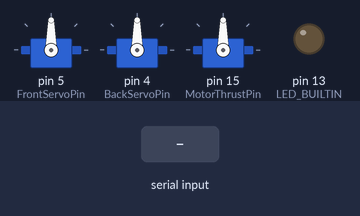
A sketch run on a simulated Arduino Uno, built with avr-gcc and run on an emulated ATmega328P. Shown: 3 × servo, output pins drawn as LEDs (lit = HIGH). The inputs (shaded band) are chosen by the test bench.

Above: at 1.2 s.
1.3 s: "1\n" received over Serial
At 2.5 s:
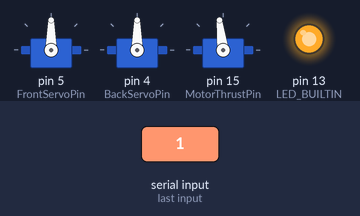
2.8 s: "3\n" received over Serial
At 4.4 s:
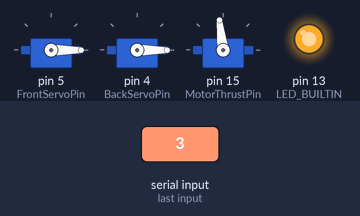
5.2 s: "2\n" received over Serial
At 5.5 s:
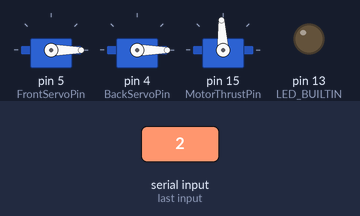
6.7 s: "1,90\n" received over Serial
At 7.9 s:
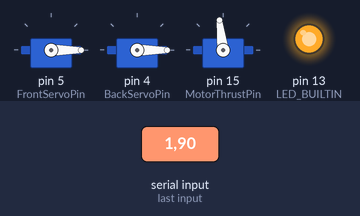
Timing chart, 0 to 9.2 s (numbered marks = the images above; inputs shaded):
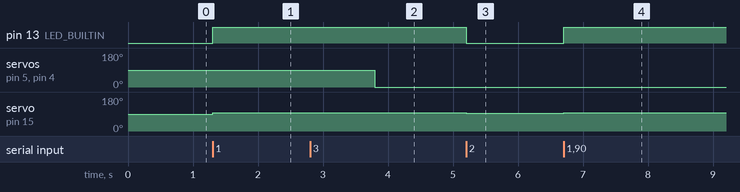

The sketch:

13024_RoboBoat_Autonomous_Pico_Servo_Angle.ino
```cpp
#include <Arduino.h>
#include <Servo.h>

int receivedCommand = -1; // Variable to store received command
int receivedAngle = 0;    // Variable to store received angle for the servo motor

//----------------Boat Setup START------------------------------
//Motor and Servo Pins
#define FrontServoPin 5 //Connected to GP5
#define BackServoPin 4 //Connected to GP4
#define MotorThrustPin 15 //Connected to GP15

//Set up servo objects
Servo frontServo;
Servo backServo;
Servo frontMotorESC;
Servo backMotorESC;

//1100 us is Full Throttle Reverse
//1500 us is Stopped
//1900 us is Full Throttle Forward

//Motor thrust idle value (May need fine tuning)
int idleThrust = 1540;
int noThrust = 1500;

void setup() {
  Serial.begin(115200);

  // Set the minimum and maximum pulse width for servos
  frontServo.attach(FrontServoPin, 500, 2500);
  backServo.attach(BackServoPin, 500, 2500);

  // Attach the motor ESCs
  frontMotorESC.attach(MotorThrustPin); //Both motors are connected to this one pin for now.
  //backMotorESC.attach(MotorThrustPin);

  pinMode(LED_BUILTIN, OUTPUT);
}

void loop() {
  // Process each available command in the buffer
  while (Serial.available() > 0) {
    receivedCommand = Serial.parseInt();

    switch (receivedCommand) {
      case 1: // Motor ON
        frontMotorESC.writeMicroseconds(idleThrust); //Turn both motors on to idle thrust
        backMotorESC.writeMicroseconds(idleThrust);
        digitalWrite(LED_BUILTIN, HIGH); //Turn ON on-board LED to represent motor on.
        break;

      case 2: // Motor OFF
        frontMotorESC.writeMicroseconds(noThrust); //Turn both motors off
        backMotorESC.writeMicroseconds(noThrust);
        digitalWrite(LED_BUILTIN, LOW); //Turn OFF on-board LED to represent motor off.
        break;

      case 3: // Set Servo Angle
        if (Serial.available() > 0) {
          receivedAngle = Serial.parseInt();
          if(receivedAngle >= 0 && receivedAngle <= 180) {
            frontServo.write(receivedAngle); //Set the angle of both servos
            backServo.write(receivedAngle);
          }
        }
        break;
    }
  }
}
```

Measured:
- after the input at 1.3 s, pin 13 (LED_BUILTIN): LOW → HIGH at once; servo on pin 15 (MotorThrustPin): 90° → 97° at once
- after the input at 2.8 s, servo on pin 5 (FrontServoPin), servo on pin 4 (BackServoPin): 90° → 0° after 1.0 s
- after the input at 5.2 s, pin 13 (LED_BUILTIN): HIGH → LOW at once; servo on pin 15 (MotorThrustPin): 97° → 93° at once
- after the input at 6.7 s, pin 13 (LED_BUILTIN): LOW → HIGH at once; servo on pin 15 (MotorThrustPin): 93° → 97° at once
